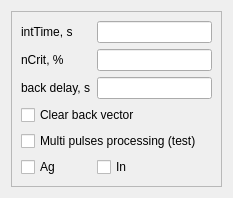
<?xml version="1.0" encoding="UTF-8"?>
<ui version="4.0">
 <class>Form_3</class>
 <widget class="QWidget" name="Form_3">
  <property name="geometry">
   <rect>
    <x>0</x>
    <y>0</y>
    <width>233</width>
    <height>179</height>
   </rect>
  </property>
  <property name="windowTitle">
   <string>Processing settings</string>
  </property>
  <layout class="QGridLayout" name="gridLayout_2">
   <item row="0" column="0">
    <widget class="QFrame" name="frame">
     <property name="frameShape">
      <enum>QFrame::StyledPanel</enum>
     </property>
     <property name="frameShadow">
      <enum>QFrame::Raised</enum>
     </property>
     <layout class="QGridLayout" name="gridLayout">
      <item row="0" column="0">
       <widget class="QLabel" name="label_2">
        <property name="text">
         <string>intTime, s</string>
        </property>
       </widget>
      </item>
      <item row="0" column="1">
       <widget class="QLineEdit" name="lineEdit_2"/>
      </item>
      <item row="1" column="0">
       <widget class="QLabel" name="label">
        <property name="text">
         <string>nCrit, %</string>
        </property>
       </widget>
      </item>
      <item row="1" column="1">
       <widget class="QLineEdit" name="lineEdit"/>
      </item>
      <item row="2" column="0">
       <widget class="QLabel" name="label_3">
        <property name="text">
         <string>back delay, s</string>
        </property>
       </widget>
      </item>
      <item row="2" column="1">
       <widget class="QLineEdit" name="lineEdit_3"/>
      </item>
      <item row="3" column="0" colspan="2">
       <widget class="QCheckBox" name="checkBox">
        <property name="text">
         <string>Clear back vector</string>
        </property>
       </widget>
      </item>
      <item row="4" column="0" colspan="2">
       <widget class="QCheckBox" name="checkBox_2">
        <property name="text">
         <string>Multi pulses processing (test)</string>
        </property>
       </widget>
      </item>
      <item row="5" column="0">
       <widget class="QCheckBox" name="checkBox_3">
        <property name="text">
         <string>Ag</string>
        </property>
       </widget>
      </item>
      <item row="5" column="1">
       <widget class="QCheckBox" name="checkBox_4">
        <property name="text">
         <string>In</string>
        </property>
       </widget>
      </item>
     </layout>
    </widget>
   </item>
  </layout>
 </widget>
 <resources/>
 <connections>
  <connection>
   <sender>checkBox_3</sender>
   <signal>stateChanged(int)</signal>
   <receiver>Form_3</receiver>
   <slot>addAgTrig(int)</slot>
   <hints>
    <hint type="sourcelabel">
     <x>56</x>
     <y>262</y>
    </hint>
    <hint type="destinationlabel">
     <x>4</x>
     <y>244</y>
    </hint>
   </hints>
  </connection>
  <connection>
   <sender>lineEdit</sender>
   <signal>textEdited(QString)</signal>
   <receiver>Form_3</receiver>
   <slot>addCriticalVal(QString)</slot>
   <hints>
    <hint type="sourcelabel">
     <x>231</x>
     <y>99</y>
    </hint>
    <hint type="destinationlabel">
     <x>240</x>
     <y>14</y>
    </hint>
   </hints>
  </connection>
  <connection>
   <sender>lineEdit_2</sender>
   <signal>textEdited(QString)</signal>
   <receiver>Form_3</receiver>
   <slot>addIntTime(QString)</slot>
   <hints>
    <hint type="sourcelabel">
     <x>208</x>
     <y>55</y>
    </hint>
    <hint type="destinationlabel">
     <x>118</x>
     <y>3</y>
    </hint>
   </hints>
  </connection>
  <connection>
   <sender>checkBox_2</sender>
   <signal>stateChanged(int)</signal>
   <receiver>Form_3</receiver>
   <slot>multiPulses(int)</slot>
   <hints>
    <hint type="sourcelabel">
     <x>43</x>
     <y>221</y>
    </hint>
    <hint type="destinationlabel">
     <x>5</x>
     <y>186</y>
    </hint>
   </hints>
  </connection>
  <connection>
   <sender>checkBox</sender>
   <signal>stateChanged(int)</signal>
   <receiver>Form_3</receiver>
   <slot>clearBack(int)</slot>
   <hints>
    <hint type="sourcelabel">
     <x>54</x>
     <y>181</y>
    </hint>
    <hint type="destinationlabel">
     <x>21</x>
     <y>5</y>
    </hint>
   </hints>
  </connection>
  <connection>
   <sender>checkBox_4</sender>
   <signal>stateChanged(int)</signal>
   <receiver>Form_3</receiver>
   <slot>addInTrig(int)</slot>
   <hints>
    <hint type="sourcelabel">
     <x>131</x>
     <y>262</y>
    </hint>
    <hint type="destinationlabel">
     <x>240</x>
     <y>252</y>
    </hint>
   </hints>
  </connection>
  <connection>
   <sender>lineEdit_3</sender>
   <signal>textEdited(QString)</signal>
   <receiver>Form_3</receiver>
   <slot>addBackDelay(QString)</slot>
   <hints>
    <hint type="sourcelabel">
     <x>231</x>
     <y>142</y>
    </hint>
    <hint type="destinationlabel">
     <x>240</x>
     <y>123</y>
    </hint>
   </hints>
  </connection>
 </connections>
 <slots>
  <slot>clearBack(int)</slot>
  <slot>multiPulses(int)</slot>
  <slot>addCriticalVal(QString)</slot>
  <slot>addIntTime(QString)</slot>
  <slot>addBackDelay(QString)</slot>
  <slot>addAgTrig(int)</slot>
  <slot>addInTrig(int)</slot>
 </slots>
</ui>
